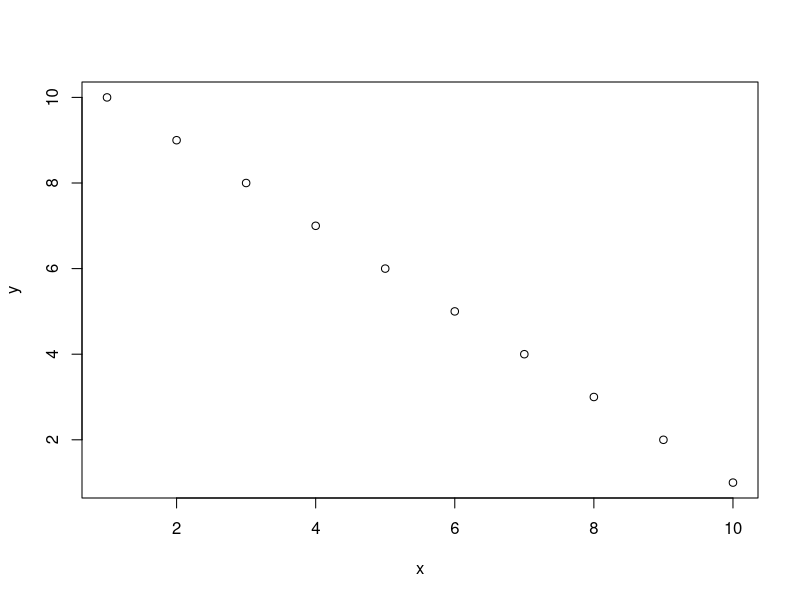
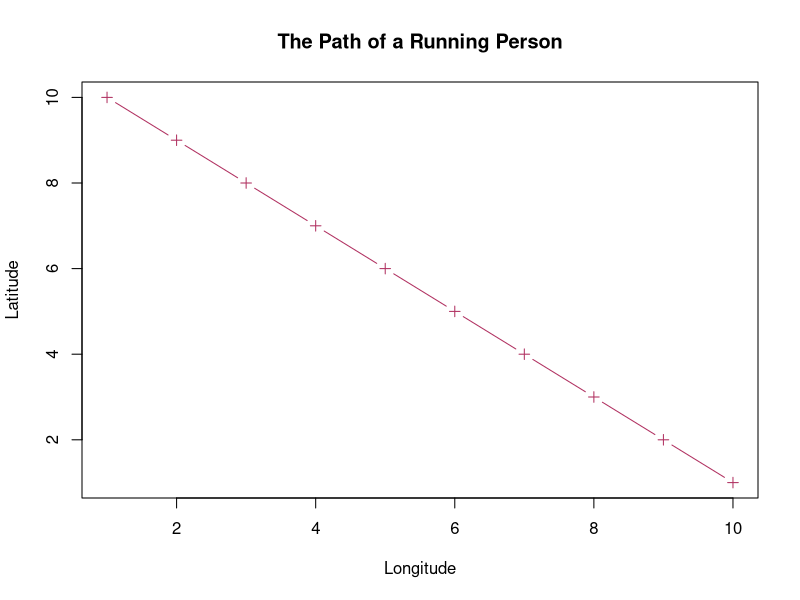
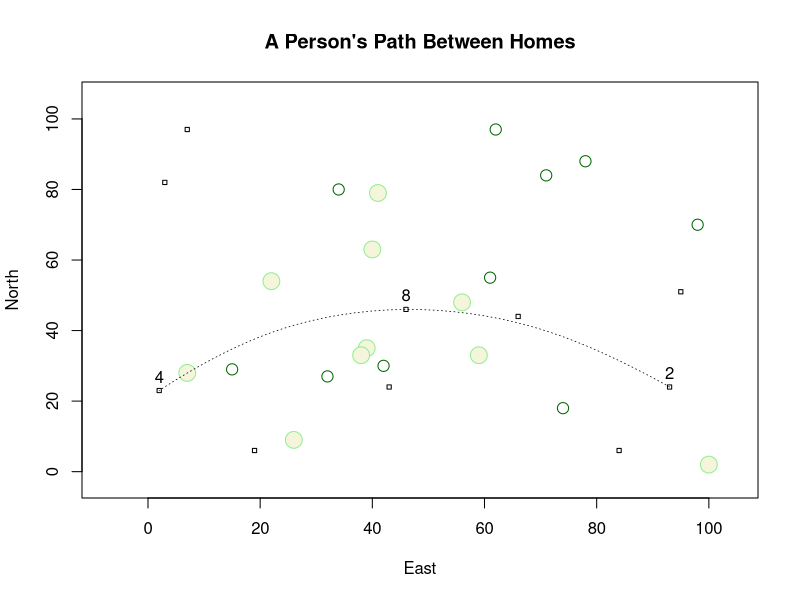
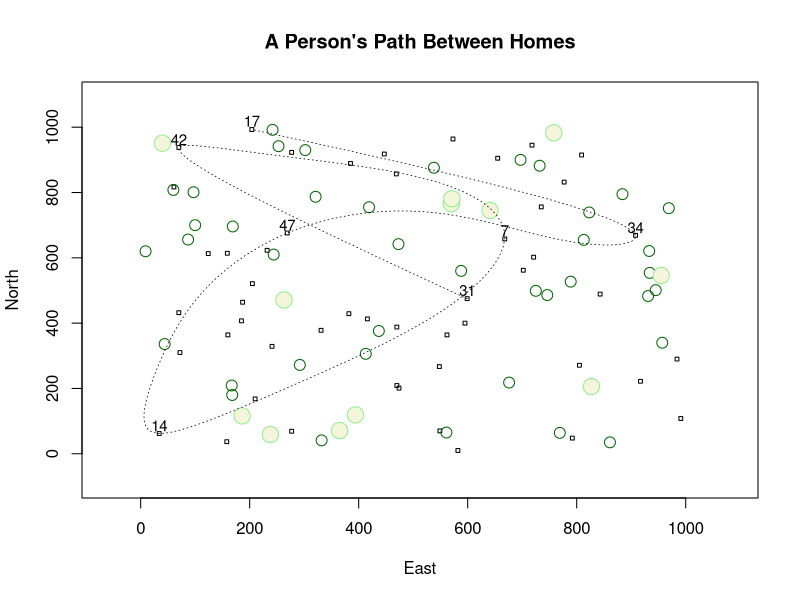
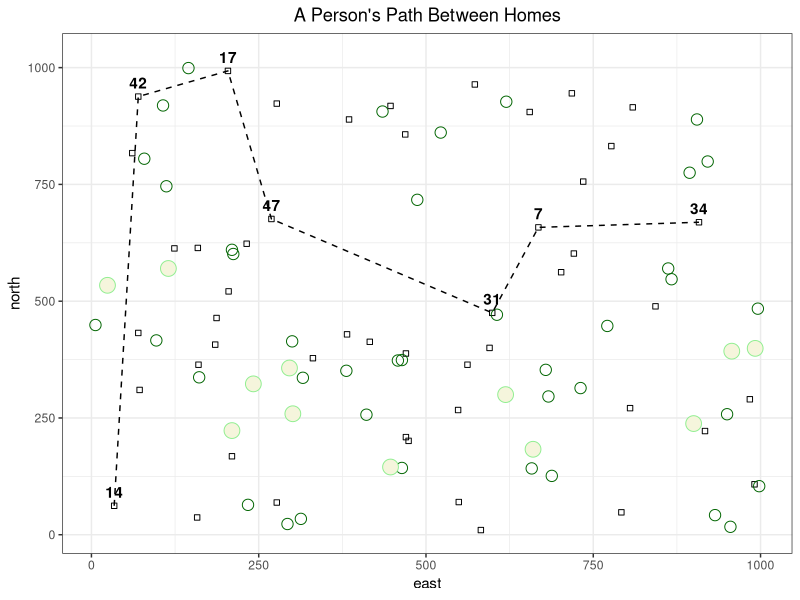

Write the R code that produced these figures, in order.
## ---- chunk 1
library(tidyverse)
library(knitr)

knitr::opts_chunk$set(fig.align = "center", warning = FALSE, message = FALSE)
## ---- chunk 2
x <- 1:10
y <- 10:1

plot(x, y)
## ---- chunk 3
plot(x, y, type = "b", main = "The Path of a Running Person", xlab = "Longitude", ylab = "Latitude",
     col = "maroon", pch = 3)
## ---- chunk 4
loc_data <- data.frame(id = 1:10,
                       east = sample(1:100, 10, replace = TRUE), 
                       north = sample(1:100, 10, replace = TRUE))

symbols(loc_data$east, #adding in the squares (the homes)
        loc_data$north, 
        squares = rep(0.75, 10), 
        inches = FALSE,
        xlab = "East",
        ylab = "North")

symbols(sample(1:100, 10, replace = TRUE), #adding circles (trees..?) 
        sample(1:100, 10, replace = TRUE), 
        circles = rep(1, 10),
        inches = FALSE,
        fg = "darkgreen",
        add = TRUE)

symbols(sample(1:100, 10, replace = TRUE), #adding circles (trees..?) 
        sample(1:100, 10, replace = TRUE),
        circles = rep(1.5, 10),
        inches = FALSE,
        fg = "lightgreen",
        bg = "beige",
        add = TRUE)

to_visit <- sample(1:10, 3) #picking out the squares to visit

xspline(loc_data[to_visit, 2], #adding a path between the selected homes
        loc_data[to_visit, 3], 
        lty = 3,
        lwd = 0.75,
        shape = -1)

text(loc_data[to_visit, 2], #labeling the visited homes
     loc_data[to_visit, 3] + 4,
     labels = loc_data[to_visit, 1])

title(main = "A Person's Path Between Homes") #adding a title to the plot
## ---- chunk 5
loc_data <- data.frame(id = 1:50,
                       east = sample(1:1000, 50, replace = TRUE), 
                       north = sample(1:1000, 50, replace = TRUE))

symbols(loc_data$east, #adding in the squares (the homes)
        loc_data$north, 
        squares = rep(7, 50), 
        inches = FALSE,
        xlab = "East",
        ylab = "North")

symbols(sample(1:1000, 40, replace = TRUE), #adding circles (trees..?) 
        sample(1:1000, 40, replace = TRUE), 
        circles = rep(10, 40),
        inches = FALSE,
        fg = "darkgreen",
        add = TRUE)

symbols(sample(1:1000, 12, replace = TRUE), #adding circles (trees..?) 
        sample(1:1000, 12, replace = TRUE), 
        circles = rep(15, 12),
        inches = FALSE,
        fg = "lightgreen",
        bg = "beige",
        add = TRUE)

to_visit <- sample(loc_data$id, 7) #picking out the squares to visit

xspline(loc_data[to_visit, 2], #adding a path between the selected homes
        loc_data[to_visit, 3], 
        lty = 3,
        lwd = 0.75,
        shape = -1)

text(loc_data[to_visit, 2], #labeling the visited homes
     loc_data[to_visit, 3] + 25,
     labels = loc_data[to_visit, 1], 
     cex = 0.9)

title(main = "A Person's Path Between Homes") #adding a title to the plot
## ---- chunk 6
extra_points <- tibble(east = sample(1:1000, 52, replace = TRUE), #the points for the trees
                       north = sample(1:1000, 52, replace = TRUE))

for_labels <- loc_data[to_visit, ]

ggplot(loc_data, aes(x = east, y = north)) +
  theme_bw() +
  geom_point(shape = 0) + #adding the houses
  geom_point(data = extra_points[1:40, ], mapping = aes(x = east, y = north),
             size = 3.5, pch = 21, color = "darkgreen") + #adding the small trees
  geom_point(data = extra_points[41:52, ], mapping = aes(x = east, y = north),
             size = 5, pch = 21, color = "lightgreen", fill = "beige") + #adding the big trees
  geom_text(data = for_labels, mapping = aes(x = east, y = north, label = id), nudge_y = 30, fontface = "bold") +
  geom_line(data = loc_data %>% filter(id %in% to_visit), linetype = "dashed") + #visiting the desired houses
  labs(title = "A Person's Path Between Homes") + #adding a title
  theme(plot.title = element_text(hjust = 0.5)) #centering the title
